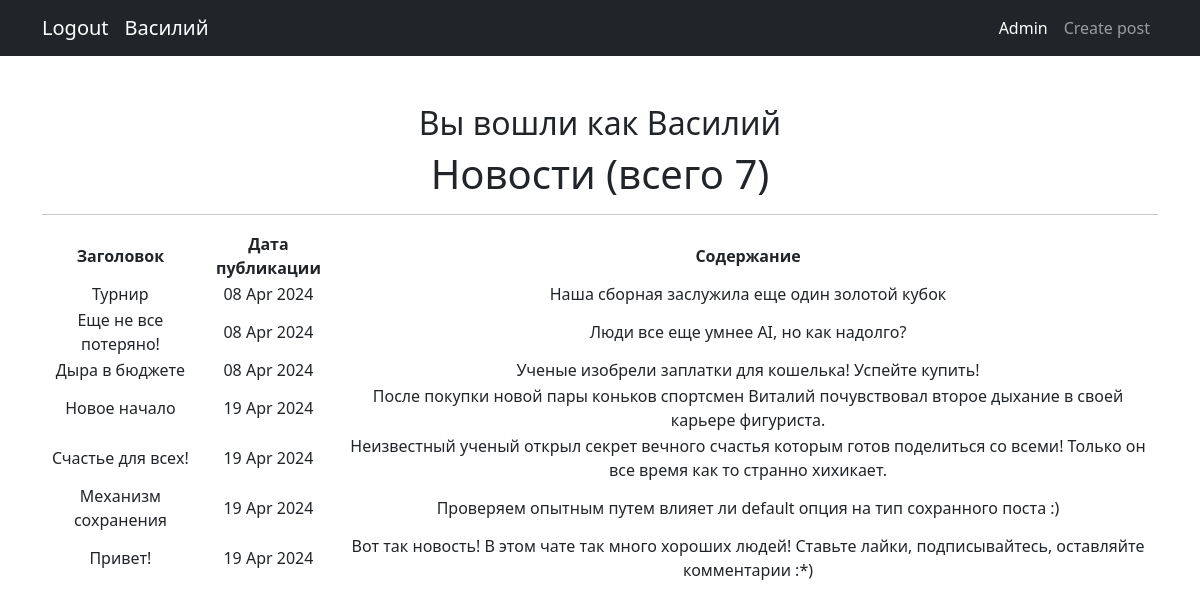
/news/ (signed in), run on an earlier commit of the app's database.
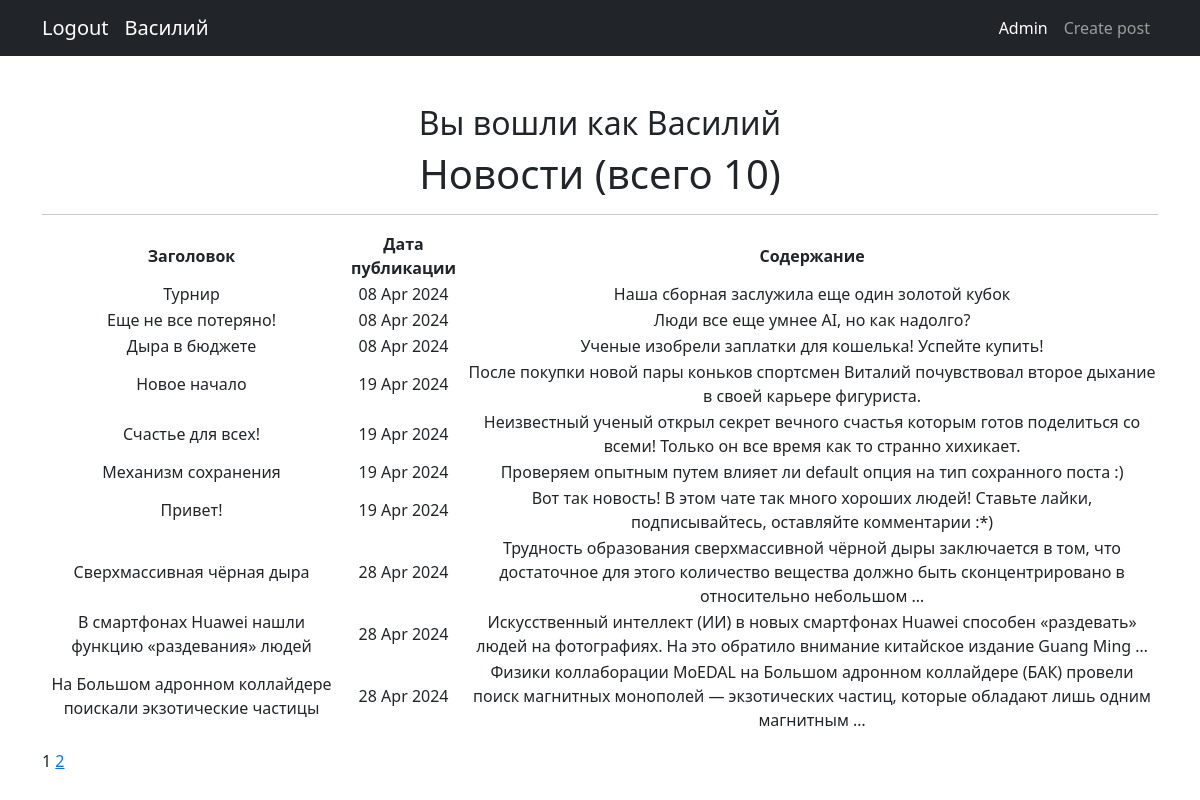
And on a later commit of the database.
### news/models.py (models this page shows, shortened)
class Post(models.Model):
    article = 'AR'
    news = 'NE'
    POSITIONS = [
        (article, 'Статья'),
        (news, 'Новости'),
    ]
    author = models.ForeignKey(Author, on_delete=models.CASCADE)
    news_type = models.CharField(max_length=2, choices=POSITIONS, default=article)
    post_time = models.DateTimeField(auto_now_add=True)
    title = models.CharField(max_length=255)
    text = models.TextField()
    rating = models.IntegerField(default=0)
    category = models.ManyToManyField(Category, through='PostCategory')

### news/views.py (the view)
# urls.py: path('', cache_page(60)(NewsList.as_view()), name='news_list'),
class NewsList(ListView):
    model = Post
    ordering = 'post_time'
    template_name = 'allnews.html'
    context_object_name = 'allnews'
    paginate_by = 10
    def get_context_data(self, **kwargs):
        context = super().get_context_data(**kwargs)
        context['is_not_author'] = not self.request.user.groups.filter(name='authors').exists()
        return context

### news/templatetags/custom_tags.py (called while the page is built)
@register.simple_tag(takes_context=True)
def url_replace(context, **kwargs):
    d = context['request'].GET.copy()
    for k, v in kwargs.items():
        d[k] = v
    return d.urlencode()

### templates/allnews.html (shortened to what this page needs)
{% extends 'flatpages/default.html' %}
{% load custom_filters %}
{% load custom_tags %}
{% block content %}
<h2>Вы вошли как {{ request.user.username }}</h2>
    <h1>Новости (всего {{ allnews|length }})</h1>
    <hr>
{% if allnews %}
    <table>
        <tr>
            <td><b>Заголовок</b></td>
            <td><b>Дата публикации</b></td>
            <td><b>Содержание</b></td>
        </tr>
        {% for news in allnews %}
        <tr>
            <td>{{ news.title|censor }}</td>
            <td>{{ news.post_time|date:"d M Y" }}</td>
            <td>{{ news.text|truncatewords:20|censor }}</td>
        </tr>
        {% endfor %}
    </table>
{% else %}
    <h2>Новостей нет!</h2>
{% endif %}
<div class="pagination">
    <span class="step-links">
        <span class="current">
            {% if  page_obj.paginator.num_pages != 1 %}
                {{ page_obj.number }}
            {% endif %}
        </span>
        {% if page_obj.has_next %}
            <a href="?{% url_replace page=page_obj.next_page_number %}">{{ page_obj.next_page_number }}</a>
        {% endif %}
    </span>
</div>
{% endblock content %}

What changed in the data, as far as the page shows it:
added Post: title|censor "Сверхмассивная чёрная дыра", post_time "28 Apr 2024", text|censor "Трудность образования сверхмассивной чёрной дыры заключается в том, что достаточное для этого количество вещества должно быть сконцентрировано в относительно небольшом …"
added Post: title|censor "В смартфонах Huawei нашли функцию «раздевания» людей", post_time "28 Apr 2024", text|censor "Искусственный интеллект (ИИ) в новых смартфонах Huawei способен «раздевать» людей на фотографиях. На это обратило внимание китайское издание Guang Ming …"
added Post: title|censor "На Большом адронном коллайдере поискали экзотические частицы", post_time "28 Apr 2024", text|censor "Физики коллаборации MoEDAL на Большом адронном коллайдере (БАК) провели поиск магнитных монополей — экзотических частиц, которые обладают лишь одним магнитным …"
Also different on the page:
{{ allnews|length }}: "7" → "10"
{{ page_obj.number }}: (not shown) → "1"
{{ page_obj.next_page_number }}: (not shown) → "2"
